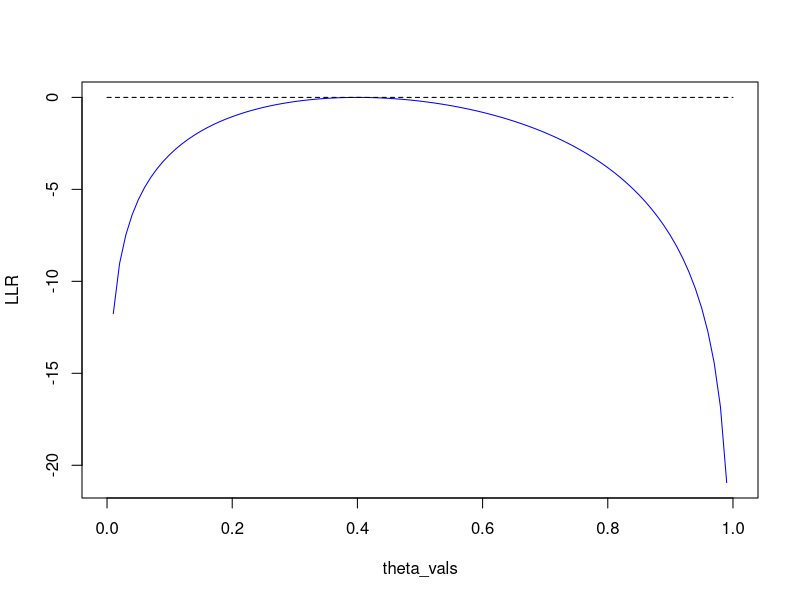
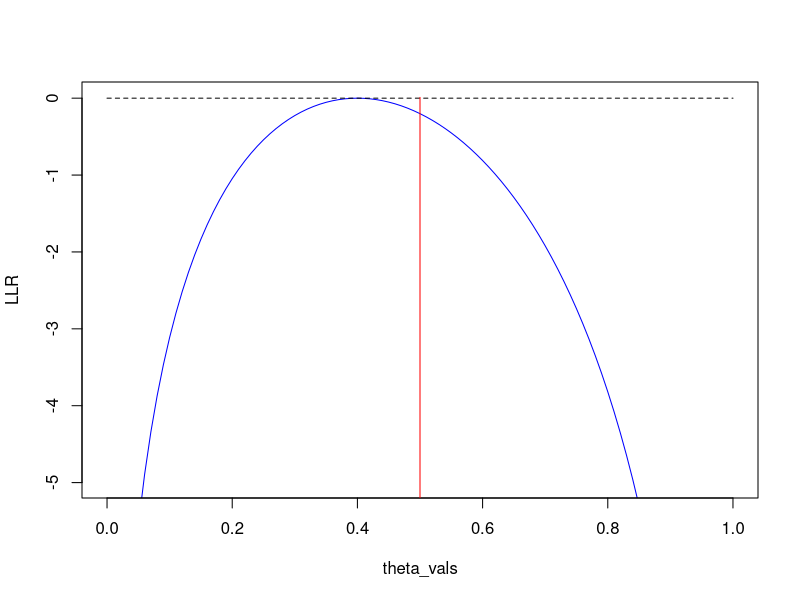
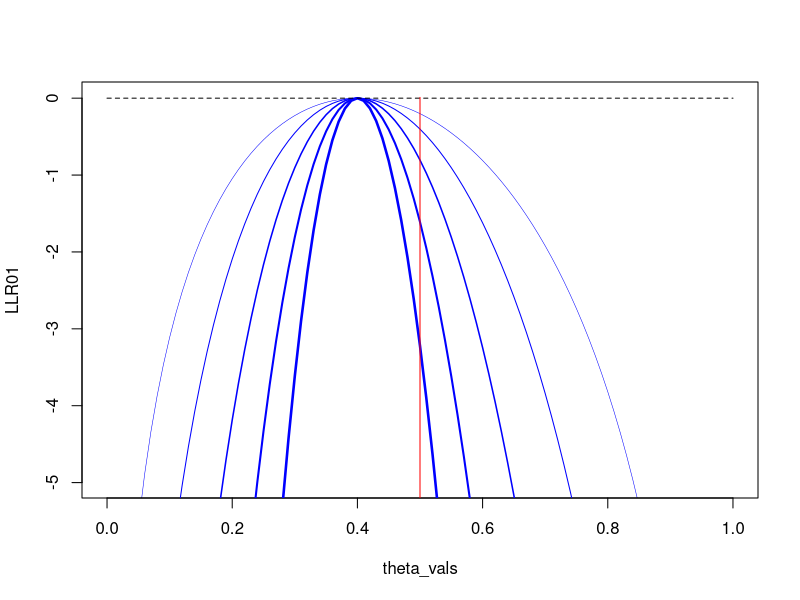
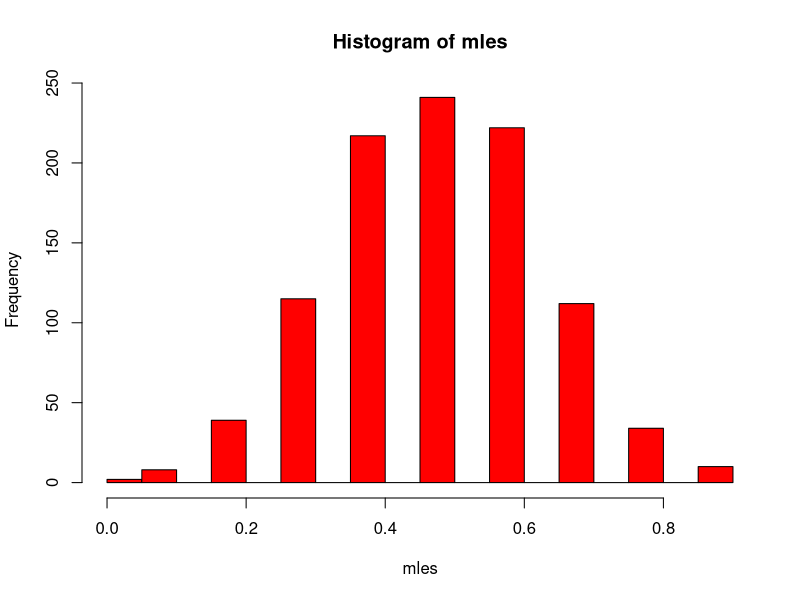

Reproduce these figures in R, in order.
options(repr.plot.width=4, repr.plot.height=3)
 x <- 4; n<-10
 theta_vals <- seq(0,1,0.01)
 LLR <- dbinom(x,n,theta_vals,log=T)-dbinom(x,n,x/n,log=T)
 plot(theta_vals,LLR,type='l',col='blue')
# add additional things
lines(x=theta_vals,y=rep(0,length(theta_vals)),lty=2)

options(repr.plot.width=4, repr.plot.height=3)
 x <- 4; n<-10
 theta_vals <- seq(0,1,0.01)
 LLR <- dbinom(x,n,theta_vals,log=T)-dbinom(x,n,x/n,log=T)
 plot(theta_vals,LLR,type='l',col='blue',ylim=c(-5,0.01))
# add additional things
lines(x=theta_vals,y=rep(0,length(theta_vals)),lty=2)
lines(x=rep(0.5,2),y=c(-10,0.01),col='red',lty=1)

options(repr.plot.width=4, repr.plot.height=3)
 ns<-c(10,20,40,80,160)
# assume we have an 'unfair coin' with heads being more likely than tails
# rather than taking a random sample, assume a sample consistent with the null hypothesis - this is so the MLE remains 0.5
 x1<-round(ns[1]*0.4,0)
 x2<-round(ns[2]*0.4,0)
 x3<-round(ns[3]*0.4,0)
 x4<-round(ns[4]*0.4,0) 
 x5<-round(ns[5]*0.4,0) 
 theta_vals <- seq(0,1,0.01)
 LLR01 <- dbinom(x1,ns[1],theta_vals,log=T)-dbinom(x1,ns[1],x1/ns[1],log=T)
 LLR02 <- dbinom(x2,ns[2],theta_vals,log=T)-dbinom(x2,ns[2],x2/ns[2],log=T)
 LLR03 <- dbinom(x3,ns[3],theta_vals,log=T)-dbinom(x3,ns[3],x3/ns[3],log=T)
 LLR04 <- dbinom(x4,ns[4],theta_vals,log=T)-dbinom(x4,ns[4],x4/ns[4],log=T)
 LLR05 <- dbinom(x5,ns[5],theta_vals,log=T)-dbinom(x5,ns[5],x5/ns[5],log=T)
 plot(theta_vals,LLR01,type='l',col='blue',lwd=0.5,ylim=c(-5,0.01))
# compare to large sample sizes
 lines(theta_vals,LLR02,col='blue',lwd=1)
 lines(theta_vals,LLR03,col='blue',lwd=1.5)
lines(theta_vals,LLR04,col='blue',lwd=2)
lines(theta_vals,LLR05,col='blue',lwd=2.5)
lines(x=theta_vals,y=rep(0,length(theta_vals)),lty=2)
lines(x=rep(0.5,2),y=c(-10,0.01),col='red',lty=1)

options(repr.plot.width=4, repr.plot.height=3)
 x <- 4; n<-10
 sampl <- rbinom(n=1000,size=n,prob=0.5)
mles <- sampl/n 
 hist(mles,col="red",breaks=30)
